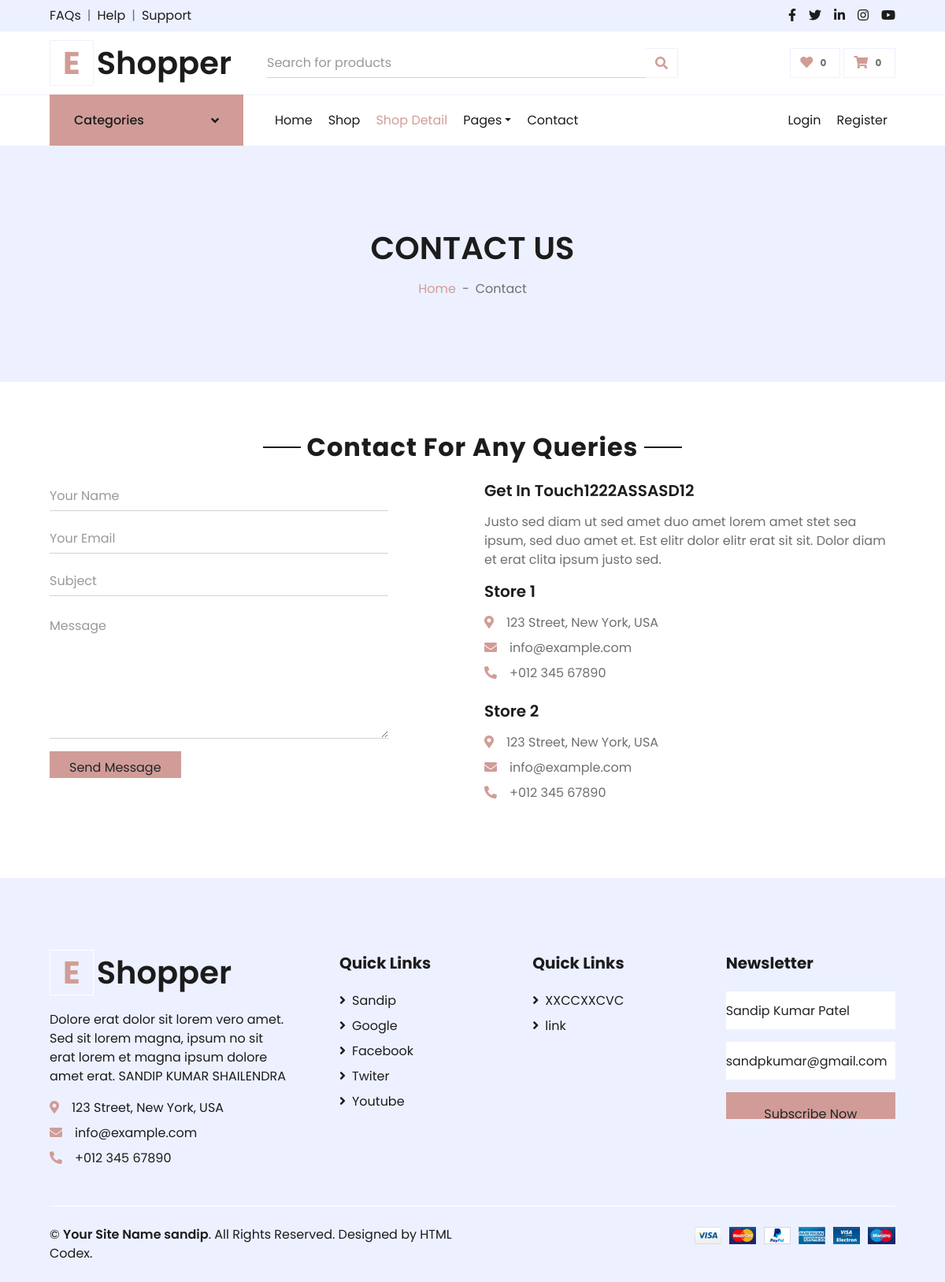
Screenshot of /shop/contact.php with the database file from the repository.
### tables this page shows
CREATE TABLE IF NOT EXISTS `contactus` (
  `id` int(10) NOT NULL AUTO_INCREMENT,
  `contactushead` text NOT NULL,
  `getintouch` varchar(200) NOT NULL,
  `store1add` varchar(200) NOT NULL,
  `store1email` varchar(200) NOT NULL,
  `store1phone` varchar(20) NOT NULL,
  `store2add` varchar(200) NOT NULL,
  `store2email` varchar(200) NOT NULL,
  `store2phone` varchar(20) NOT NULL,
  PRIMARY KEY (`id`)
);

CREATE TABLE IF NOT EXISTS `efooter` (
  `efooter_id` int(10) NOT NULL AUTO_INCREMENT,
  `etext` text NOT NULL,
  `eadd` varchar(200) NOT NULL,
  `eemail` varchar(200) NOT NULL,
  `ephone` varchar(100) NOT NULL,
  `yourname` varchar(100) NOT NULL,
  `youremail` varchar(200) NOT NULL,
  PRIMARY KEY (`efooter_id`)
);

CREATE TABLE IF NOT EXISTS `commontable` (
  `id` int(10) NOT NULL AUTO_INCREMENT,
  `quikslinks` varchar(200) NOT NULL,
  PRIMARY KEY (`id`)
);

CREATE TABLE IF NOT EXISTS `commonsection` (
  `id` int(10) NOT NULL AUTO_INCREMENT,
  `copyright` varchar(200) NOT NULL,
  `copyrighttext` varchar(200) NOT NULL,
  PRIMARY KEY (`id`)
);

### shop/contact.php (the view, shortened to what this page needs)
<?php
	include("header.php");
?>
<?php
include("database/connection.php");
$sql = "SELECT * from contactus";
$result = $conn->query($sql);
$row=$result->fetch_assoc();
$contactushead = $row['contactushead'];
$getintouch = $row['getintouch'];
$store1add = $row['store1add'];
$store1email = $row['store1email'];
$store1phone = $row['store1phone'];
$store2add = $row['store2add'];
$store2email = $row['store2email'];
$store2phone = $row['store2phone'];
?>
		</div>
      </div>
    </div>
    <div class="container-fluid bg-secondary mb-5">
        <div class="d-flex flex-column align-items-center justify-content-center" style="min-height: 300px">
            <h1 class="font-weight-semi-bold text-uppercase mb-3">Contact Us</h1>
            <div class="d-inline-flex">
                <p class="m-0"><a href="index.php">Home</a></p>
                <p class="m-0 px-2">-</p>
                <p class="m-0">Contact</p>
            </div>
        </div>
    </div>
    <div class="container-fluid pt-3">
        <div class="text-center mb-3">
            <h2 class="section-title px-5"><span class="px-2">Contact For Any Queries</span></h2>
        </div>
        <div class="row px-xl-5">
            <div class="col-lg-5 mb-5">
                <div class="contact-form">
                    <form action="send_mail_contact.php" method="post">
                        <div class="control-group">
                            <input type="text" class="form-control" id="name" name="yourname" placeholder="Your Name"
                                required="required" data-validation-required-message="Please enter your name" />
                        </div>
                        <div class="control-group">
                            <input type="email" class="form-control" id="email" name="email" placeholder="Your Email"
                                required="required" data-validation-required-message="Please enter your email" />
                        </div>
                        <div class="control-group">
                            <input type="text" class="form-control" id="subject" name="subject" placeholder="Subject"
                                required="required" data-validation-required-message="Please enter a subject" />
                        </div>
                        <div class="control-group">
                            <textarea class="form-control" rows="6" id="message" name="message" placeholder="Message"
                                required="required"
                                data-validation-required-message="Please enter your message"></textarea>
                        </div>
                        <div>
                            <button class="btn btn-primary py-2 px-4" type="submit" name="submit" id="sendMessageButton">Send
                                Message</button>
                        </div>
                    </form>
                </div>
            </div>
            <div class="col-lg-1 mb-5">
            </div>
            <div class="col-lg-6 mb-5">
                <h5 class="font-weight-semi-bold mb-3"><?PHP echo $contactushead; ?></h5>
                <p><?PHP echo $getintouch; ?></p>
                <div class="d-flex flex-column mb-3">
                    <h5 class="font-weight-semi-bold mb-3">Store 1</h5>
                    <p class="mb-2"><i class="fa fa-map-marker-alt text-primary mr-3"></i><?PHP echo $store1add; ?></p>
                    <p class="mb-2"><i class="fa fa-envelope text-primary mr-3"></i><?PHP echo $store1email; ?></p>
                    <p class="mb-2"><i class="fa fa-phone-alt text-primary mr-3"></i><?PHP echo $store1phone; ?></p>
                </div>
                <div class="d-flex flex-column">
                    <h5 class="font-weight-semi-bold mb-3">Store 2</h5>
                    <p class="mb-2"><i class="fa fa-map-marker-alt text-primary mr-3"></i><?PHP echo $store2add; ?></p>
                    <p class="mb-2"><i class="fa fa-envelope text-primary mr-3"></i><?PHP echo $store2email; ?></p>
                    <p class="mb-0"><i class="fa fa-phone-alt text-primary mr-3"></i><?PHP echo $store2phone; ?></p>
                </div>
            </div>
        </div>
    </div>
<?php
	include("footer.php");
?>

### shop/footer.php (shortened to what this page needs)
<?php
include("database/connection.php");
$sql = "Select * from efooter";
$result = $conn->query($sql);
if($result->num_rows>0) {
    while ($row = $result->fetch_assoc()) {
    $etext = $row['etext'];
    $eadd = $row['eadd'];
    $eemail = $row['eemail'];
    $ephone = $row['ephone'];
    $yourname = $row['yourname'];
    $youremail = $row['youremail'];
?>
<?php
    $sql = "Select * from commontable limit 0,5";
    $result2 = $conn->query($sql);
?>
<?php
    $sql3 = "Select * from commontable limit 6,15";
    $result3 = $conn->query($sql3);
?>
<?php
    $sql = "Select * from commonsection";
    $result4 = $conn->query($sql);
?>
    <div class="container-fluid bg-secondary text-dark mt-5 pt-5">
        <div class="row px-xl-5 pt-5">
            <div class="col-lg-4 col-md-12 mb-5 pr-3 pr-xl-5">
                <a href="" class="text-decoration-none">
                    <h1 class="mb-4 display-5 font-weight-semi-bold"><span class="text-primary font-weight-bold border border-white px-3 mr-1">E</span>Shopper</h1>
                </a>
                <p><?php echo $etext; ?></p>
                <p class="mb-2"><i class="fa fa-map-marker-alt text-primary mr-3"></i><?php echo $eadd; ?></p>
                <p class="mb-2"><i class="fa fa-envelope text-primary mr-3"></i><?php echo $eemail; ?></p>
                <p class="mb-0"><i class="fa fa-phone-alt text-primary mr-3"></i><?php echo $ephone; ?></p>
            </div>
            <div class="col-lg-8 col-md-12">
                <div class="row">
                    <div class="col-md-4 mb-5">
                        <h5 class="font-weight-bold text-dark mb-4">Quick Links</h5>
                        <div class="d-flex flex-column justify-content-start">
                            <?php
                                if($result2->num_rows>0) {
                                while ($row = $result2->fetch_assoc()) {
                                $quikslinks  = $row['quikslinks'];
                            ?>
                            <a class="text-dark mb-2" href="index.html"><i class="fa fa-angle-right mr-2"></i><?php echo $quikslinks; ?></a>
                            <?php
                                }
                                }
                            ?>
                        </div>
                    </div>
                    <div class="col-md-4 mb-5">
                        <div class="d-flex flex-column justify-content-start">
                        <h5 class="font-weight-bold text-dark mb-4">Quick Links</h5>
                            <?php
                                if($result3->num_rows>0) {
                                while ($row = $result3->fetch_assoc()) {
                                $quikslinks  = $row['quikslinks'];
                            ?>
                            <a class="text-dark mb-2" href="index.html"><i class="fa fa-angle-right mr-2"></i><?php echo $quikslinks; ?></a>
                            <?php
                                }
                                }
                            ?>
                        </div>
                    </div>
                    <div class="col-md-4 mb-5">
                        <h5 class="font-weight-bold text-dark mb-4">Newsletter</h5>
                        <form action="">
                            <div class="form-group">
                                <input type="text" class="form-control border-0 py-4" value="<?php echo $yourname; ?>" required="required" />
                            </div>
                            <div class="form-group">
                                <input type="email" class="form-control border-0 py-4" value="<?php echo $youremail; ?>" required="required" />
                            </div>
                            <div>
                                <button class="btn btn-primary btn-block border-0 py-3" type="submit">Subscribe Now</button>
                            </div>
                        </form>
                    </div>
                </div>
            </div>
        </div>
        <div class="row border-top border-light mx-xl-5 py-4">
            <div class="col-md-6 px-xl-0">
                <?php
                    if($result4->num_rows>0) {
                    while ($row = $result4->fetch_assoc()) {
                    $copyright  = $row['copyright'];
                    $copyrighttext  = $row['copyrighttext'];
                ?>
                <p class="mb-md-0 text-center text-md-left text-dark">
                    &copy; <a class="text-dark font-weight-semi-bold" href="#"><?php echo $copyright; ?></a>. <?php echo $copyrighttext; ?>
                </p>
                <?php
                    }
                    }
                ?>
            </div>
            <div class="col-md-6 px-xl-0 text-center text-md-right">
                <img class="img-fluid" src="img/payments.png" alt="">
            </div>
        </div>
    </div>
    <?php
        }
    }
    ?>
</body>
</html>

### shop/css/modal-popup.css (style rules this page uses)
.form-control { padding: 10px 0rem; font-size: 1rem; font-weight: 400; line-height: 1.5; color: #212529; background-color: #fff; background-clip: padding-box; border-bottom: 1px solid #ced4da; border-top: 0px solid #ced4da; border-left: 0px solid #ced4da; border-right: 0px solid #ced4da; border-radius: 0rem; }

### shop/header.php (style rules this page uses)
input, button { height: 34px; }

### rows the page displays
contactus: contactushead "Get In Touch1222ASSASD12", getintouch "Justo sed diam ut sed amet duo amet lorem amet stet sea ipsum, sed duo amet et. Est elitr dolor elitr erat sit sit. Dolor diam et erat clita ipsum justo sed.", store1add "123 Street, New York, USA", store1email "info@example.com", store1phone "+012 345 67890", store2add "123 Street, New York, USA", store2email "info@example.com", store2phone "+012 345 67890"
efooter: etext "Dolore erat dolor sit lorem vero amet. Sed sit lorem magna, ipsum no sit erat lorem et magna ipsum dolore amet erat. SANDIP KUMAR SHAILENDRA", eadd "123 Street, New York, USA", eemail "info@example.com", ephone "+012 345 67890", yourname "Sandip Kumar Patel", youremail "sandpkumar@gmail.com"
commontable: quikslinks "Sandip"
commontable: quikslinks "Google"
commontable: quikslinks "Facebook"
commontable: quikslinks "Twiter"
commontable: quikslinks "Youtube"
commontable: quikslinks "XXCCXXCVC"
commontable: quikslinks "link"
commonsection: copyright "Your Site Name sandip", copyrighttext "All Rights Reserved. Designed by HTML Codex."
